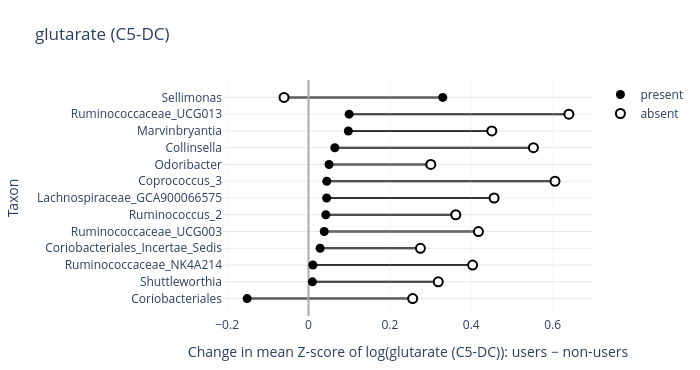

The notebook cell this image was saved under:
### Code cell
# Glutarate
make_barbell_plot('metabolite_339', metabolites_microbes_pa_df, sig_interactions_pa)

### Figure 1 — Plotly figure (JSON) as saved in the notebook; plotly's stock layout.template omitted (floating-point values rounded to 4 significant figures)
{"data": [{"marker": {"color": "black", "size": 9}, "mode": "markers", "name": "present", "type": "scatter", "x": [0.0999, 0.0446, 0.06466, 0.04494, -0.1508, 0.09788, 0.0108, 0.0505, 0.009614, 0.03865, 0.04254, 0.02857, 0.33], "y": ["Ruminococcaceae_UCG013", "Lachnospiraceae_GCA900066575", "Collinsella", "Coprococcus_3", "Coriobacteriales", "Marvinbryantia", "Ruminococcaceae_NK4A214", "Odoribacter", "Shuttleworthia", "Ruminococcaceae_UCG003", "Ruminococcus_2", "Coriobacteriales_Incertae_Sedis", "Sellimonas"]}, {"marker": {"color": "white", "line": {"color": "black", "width": 2}, "size": 9}, "mode": "markers", "name": "absent", "type": "scatter", "x": [0.6399, 0.4561, 0.5527, 0.6058, 0.2561, 0.4505, 0.4033, 0.3005, 0.3189, 0.4177, 0.3619, 0.275, -0.0601], "y": ["Ruminococcaceae_UCG013", "Lachnospiraceae_GCA900066575", "Collinsella", "Coprococcus_3", "Coriobacteriales", "Marvinbryantia", "Ruminococcaceae_NK4A214", "Odoribacter", "Shuttleworthia", "Ruminococcaceae_UCG003", "Ruminococcus_2", "Coriobacteriales_Incertae_Sedis", "Sellimonas"]}], "layout": {"height": 370, "margin": {"b": 40, "l": 80, "r": 40, "t": 80}, "plot_bgcolor": "white", "shapes": [{"layer": "below", "line": {"color": "black", "width": 2}, "type": "line", "x0": 0.0999, "x1": 0.6399, "y0": "Ruminococcaceae_UCG013", "y1": "Ruminococcaceae_UCG013"}, {"layer": "below", "line": {"color": "black", "width": 2}, "type": "line", "x0": 0.0446, "x1": 0.4561, "y0": "Lachnospiraceae_GCA900066575", "y1": "Lachnospiraceae_GCA900066575"}, {"layer": "below", "line": {"color": "black", "width": 2}, "type": "line", "x0": 0.06466, "x1": 0.5527, "y0": "Collinsella", "y1": "Collinsella"}, {"layer": "below", "line": {"color": "black", "width": 2}, "type": "line", "x0": 0.04494, "x1": 0.6058, "y0": "Coprococcus_3", "y1": "Coprococcus_3"}, {"layer": "below", "line": {"color": "black", "width": 2}, "type": "line", "x0": -0.1508, "x1": 0.2561, "y0": "Coriobacteriales", "y1": "Coriobacteriales"}, {"layer": "below", "line": {"color": "black", "width": 2}, "type": "line", "x0": 0.09788, "x1": 0.4505, "y0": "Marvinbryantia", "y1": "Marvinbryantia"}, {"layer": "below", "line": {"color": "black", "width": 2}, "type": "line", "x0": 0.0108, "x1": 0.4033, "y0": "Ruminococcaceae_NK4A214", "y1": "Ruminococcaceae_NK4A214"}, {"layer": "below", "line": {"color": "black", "width": 2}, "type": "line", "x0": 0.0505, "x1": 0.3005, "y0": "Odoribacter", "y1": "Odoribacter"}, {"layer": "below", "line": {"color": "black", "width": 2}, "type": "line", "x0": 0.009614, "x1": 0.3189, "y0": "Shuttleworthia", "y1": "Shuttleworthia"}, {"layer": "below", "line": {"color": "black", "width": 2}, "type": "line", "x0": 0.03865, "x1": 0.4177, "y0": "Ruminococcaceae_UCG003", "y1": "Ruminococcaceae_UCG003"}, {"layer": "below", "line": {"color": "black", "width": 2}, "type": "line", "x0": 0.04254, "x1": 0.3619, "y0": "Ruminococcus_2", "y1": "Ruminococcus_2"}, {"layer": "below", "line": {"color": "black", "width": 2}, "type": "line", "x0": 0.02857, "x1": 0.275, "y0": "Coriobacteriales_Incertae_Sedis", "y1": "Coriobacteriales_Incertae_Sedis"}, {"layer": "below", "line": {"color": "black", "width": 2}, "type": "line", "x0": 0.33, "x1": -0.0601, "y0": "Sellimonas", "y1": "Sellimonas"}], "title": {"text": "glutarate (C5-DC)"}, "width": 700, "xaxis": {"autorange": true, "gridcolor": "lightgrey", "gridwidth": 0.2, "range": [-0.211, 0.7], "showgrid": true, "title": {"text": "Change in mean Z-score of log(glutarate (C5-DC)): users − non-users"}, "type": "linear", "zeroline": true, "zerolinecolor": "darkgrey", "zerolinewidth": 2}, "yaxis": {"autorange": true, "categoryarray": ["Coriobacteriales", "Shuttleworthia", "Ruminococcaceae_NK4A214", "Coriobacteriales_Incertae_Sedis", "Ruminococcaceae_UCG003", "Ruminococcus_2", "Lachnospiraceae_GCA900066575", "Coprococcus_3", "Odoribacter", "Collinsella", "Marvinbryantia", "Ruminococcaceae_UCG013", "Sellimonas"], "categoryorder": "array", "gridcolor": "lightgrey", "gridwidth": 0.5, "range": [-1.038, 13.04], "showgrid": true, "title": {"text": "Taxon"}, "type": "category"}}}
